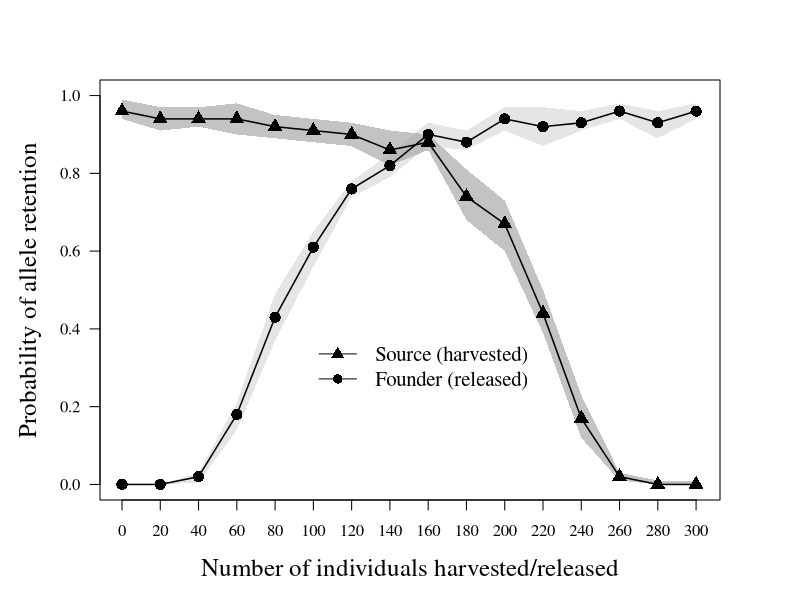
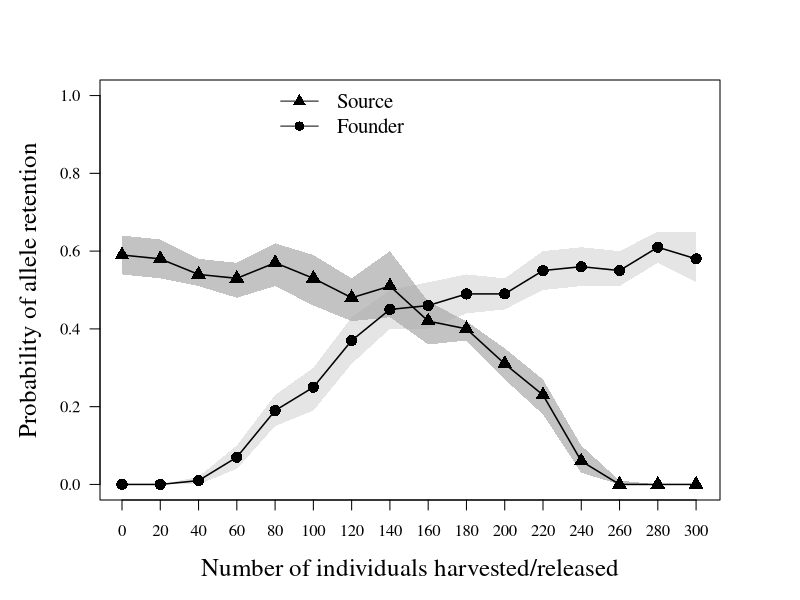

Generate these figures, in order, with R:

#================== q = 0.2, low genetic diversity ========================================================================
par(mar=c(5,5,4,4), family="serif")
plot(c(0.5,300.5), c(0,1), ylim=c(0,1), las=1, main="", xaxt="n",type="n", ylab="Probability of allele retention", xlab="Number of individuals harvested/released",cex.lab=1.5)

polygon.x <- c(c(0,20,40,60,80,100,120,140,160,180,200,220,240,260,280,300), rev(c(0,20,40,60,80,100,120,140,160,180,200,220,240,260,280,300))) # founder, single habitat
polygon.y <- c(c(0, 0, 0.005, 0.14, 0.37, 0.56, 0.74, 0.79, 0.87, 0.86, 0.91, 0.87, 0.91,0.94,0.89, 0.94), rev(c(0,0,0.03, 0.21, 0.49, 0.65, 0.78, 0.85, 0.93, 0.91, 0.97, 0.97, 0.96, 0.98,0.96, 0.98)))
polygon(x=polygon.x, y=polygon.y, col=adjustcolor("grey", alpha.f=0.4), border=NA)

polygon.x1 <- c(c(0,20,40,60,80,100,120,140,160,180,200,220,240,260,280,300), rev(c(0,20,40,60,80,100,120,140,160,180,200,220,240,260,280,300))) # source
polygon.y1 <- c(c(0.94,0.91,0.92,0.90,0.89,0.88,0.87,0.82,0.86,0.68,0.60,0.39,0.12,0.01,0), rev(c(0.99,0.97,0.97,0.98,0.95,0.94,0.93,0.91,0.90,0.81,0.73,0.50,0.23,0.03,0.01,0.01,0)))
polygon(x=polygon.x1, y=polygon.y1, col=adjustcolor("darkgrey", alpha.f=0.7), border=NA)

points(c(0,20,40,60,80,100,120,140,160,180,200,220,240,260,280,300),c(0.96,0.94,0.94,0.94,0.92,0.91,0.9,0.86,0.88,0.74,0.67,0.44,0.17,0.02,0,0), pch=17,cex=1.5)  
lines(c(0,20,40,60,80,100,120,140,160,180,200,220,240,260,280,300),c(0.96,0.94,0.94,0.94,0.92,0.91,0.9,0.86,0.88,0.74,0.67,0.44,0.17,0.02,0,0),type="l", lty=1, lwd =1.5) 

points(c(0,20,40,60,80,100,120,140,160,180,200,220,240,260,280,300),c(0,0,0.02,0.18, 0.43, 0.61, 0.76, 0.82, 0.9, 0.88,0.94,0.92, 0.93, 0.96,0.93,0.96), pch=16, cex=1.5)  
lines(c(0,20,40,60,80,100,120,140,160,180,200,220,240,260,280,300),c(0,0,0.02,0.18, 0.43, 0.61, 0.76, 0.82, 0.9,0.88,0.94,0.92, 0.93, 0.96,0.93,0.96),type="l", lty=1, lwd =1.5) 

axis(1, at=c(0,20,40,60,80,100,120,140,160,180,200,220,240,260,280,300), labels=c("0","20","40", "60", "80", "100", "120", "140", "160","180","200","220","240","260","280","300")) 

legend(100,0.4,leg=c("Source (harvested)","Founder (released)"),lty=1,pch=c(17,16),bty="n", cex=1.25)

#================= q = 0.05, high genetic diversity =========================================================================

rm(list=ls())

par(mar=c(5,5,4,4), family="serif")
plot(c(0.5,300.5), c(0,1), ylim=c(0,1), las=1, main="", xaxt="n",type="n", ylab="Probability of allele retention", xlab="Number of individuals harvested/released",cex.lab=1.5)

polygon.x <- c(c(0,20,40,60,80,100,120,140,160,180,200,220,240,260,280,300), rev(c(0,20,40,60,80,100,120,140,160,180,200,220,240,260,280,300))) # founder, single habitat
polygon.y <- c(c(0,0,0,0.04,0.15,0.19,0.31,0.40,0.40,0.44,0.45,0.5,0.51,0.51,0.57,0.52), rev(c(0,0,0.02,0.1,0.23,0.3,0.43,0.50,0.52,0.54,0.53,0.6,0.61,0.60,0.65,0.65)))
polygon(x=polygon.x, y=polygon.y, col=adjustcolor("grey", alpha.f=0.4), border=NA)

polygon.x1 <- c(c(0,20,40,60,80,100,120,140,160,180,200,220,240,260,280,300), rev(c(0,20,40,60,80,100,120,140,160,180,200,220,240,260,280,300))) # source, single habitat
polygon.y1 <- c(c(0.54,0.53,0.51,0.48,0.51,0.46,0.42,0.43,0.36,0.37,0.27,0.18,0.03,0,0,0), rev(c(0.64,0.63,0.58,0.57,0.62,0.59,0.53,0.60,0.47,0.42,0.35,0.27,0.1,0.01,0,0)))
polygon(x=polygon.x1, y=polygon.y1, col=adjustcolor("darkgrey", alpha.f=0.7), border=NA)

points(c(0,20,40,60,80,100,120,140,160,180,200,220,240,260,280,300),c(0.59,0.58,0.54,0.53,0.57,0.53,0.48,0.51,0.42,0.4,0.31,0.23,0.06,0,0,0), pch=17,cex=1.5)  
lines(c(0,20,40,60,80,100,120,140,160,180,200,220,240,260,280,300),c(0.59,0.58,0.54,0.53,0.57,0.53,0.48,0.51,0.42,0.4,0.31,0.23,0.06,0,0,0),type="l", lty=1, lwd =1.5) 

points(c(0,20,40,60,80,100,120,140,160,180,200,220,240,260,280,300),c(0,0,0.01,0.07,0.19,0.25,0.37,0.45,0.46,0.49,0.49,0.55,0.56,0.55,0.61,0.58), pch=16, cex=1.5)  
lines(c(0,20,40,60,80,100,120,140,160,180,200,220,240,260,280,300),c(0,0,0.01,0.07,0.19,0.25,0.37,0.45,0.46,0.49,0.49,0.55,0.56,0.55,0.61,0.58),type="l", lty=1, lwd =1.5) 

axis(1, at=c(0,20,40,60,80,100,120,140,160,180,200,220,240,260,280,300), labels=c("0","20","40","60","80","100","120", "140", "160","180","200","220","240","260","280","300")) 

legend(80,1.05,leg=c("Source","Founder"),lty=1,pch=c(17,16),bty="n", cex=1.25)

